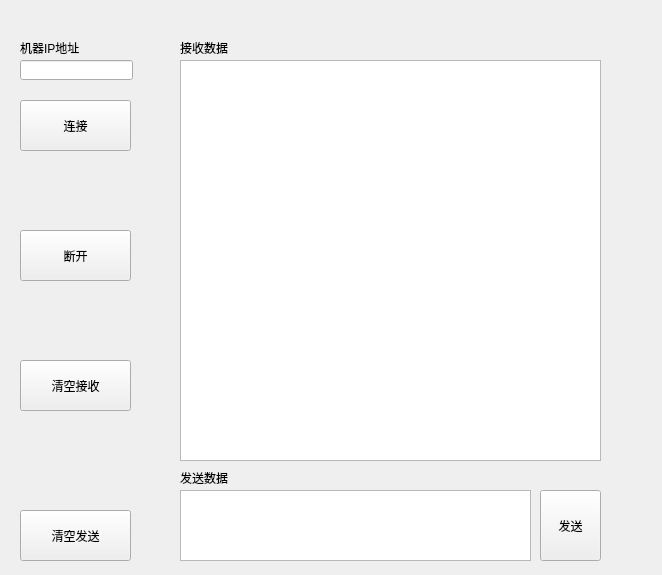
<?xml version="1.0" encoding="UTF-8"?>
<ui version="4.0">
 <class>MainWindow</class>
 <widget class="QMainWindow" name="MainWindow">
  <property name="geometry">
   <rect>
    <x>0</x>
    <y>0</y>
    <width>662</width>
    <height>575</height>
   </rect>
  </property>
  <property name="windowTitle">
   <string>MainWindow</string>
  </property>
  <widget class="QWidget" name="centralWidget">
   <widget class="QLineEdit" name="lineEdit_IP_add">
    <property name="geometry">
     <rect>
      <x>20</x>
      <y>60</y>
      <width>113</width>
      <height>20</height>
     </rect>
    </property>
   </widget>
   <widget class="QLabel" name="label">
    <property name="geometry">
     <rect>
      <x>20</x>
      <y>40</y>
      <width>111</width>
      <height>16</height>
     </rect>
    </property>
    <property name="text">
     <string>机器IP地址</string>
    </property>
   </widget>
   <widget class="QTextEdit" name="textEdit_Receive">
    <property name="geometry">
     <rect>
      <x>180</x>
      <y>60</y>
      <width>421</width>
      <height>401</height>
     </rect>
    </property>
   </widget>
   <widget class="QLabel" name="label_2">
    <property name="geometry">
     <rect>
      <x>180</x>
      <y>40</y>
      <width>81</width>
      <height>16</height>
     </rect>
    </property>
    <property name="text">
     <string>接收数据</string>
    </property>
   </widget>
   <widget class="QPushButton" name="pushButton_Connect">
    <property name="geometry">
     <rect>
      <x>20</x>
      <y>100</y>
      <width>111</width>
      <height>51</height>
     </rect>
    </property>
    <property name="text">
     <string>连接</string>
    </property>
   </widget>
   <widget class="QPushButton" name="pushButton_interrupt">
    <property name="geometry">
     <rect>
      <x>20</x>
      <y>230</y>
      <width>111</width>
      <height>51</height>
     </rect>
    </property>
    <property name="text">
     <string>断开</string>
    </property>
   </widget>
   <widget class="QTextEdit" name="textEdit_Send">
    <property name="geometry">
     <rect>
      <x>180</x>
      <y>490</y>
      <width>351</width>
      <height>71</height>
     </rect>
    </property>
   </widget>
   <widget class="QPushButton" name="pushButton_Send">
    <property name="geometry">
     <rect>
      <x>540</x>
      <y>490</y>
      <width>61</width>
      <height>71</height>
     </rect>
    </property>
    <property name="text">
     <string>发送</string>
    </property>
   </widget>
   <widget class="QLabel" name="label_3">
    <property name="geometry">
     <rect>
      <x>180</x>
      <y>470</y>
      <width>81</width>
      <height>16</height>
     </rect>
    </property>
    <property name="text">
     <string>发送数据</string>
    </property>
   </widget>
   <widget class="QPushButton" name="pushButton_4">
    <property name="geometry">
     <rect>
      <x>20</x>
      <y>360</y>
      <width>111</width>
      <height>51</height>
     </rect>
    </property>
    <property name="text">
     <string>清空接收</string>
    </property>
   </widget>
   <widget class="QPushButton" name="pushButton_5">
    <property name="geometry">
     <rect>
      <x>20</x>
      <y>510</y>
      <width>111</width>
      <height>51</height>
     </rect>
    </property>
    <property name="text">
     <string>清空发送</string>
    </property>
   </widget>
  </widget>
 </widget>
 <resources/>
 <connections>
  <connection>
   <sender>pushButton_4</sender>
   <signal>clicked()</signal>
   <receiver>textEdit_Receive</receiver>
   <slot>clear()</slot>
   <hints>
    <hint type="sourcelabel">
     <x>104</x>
     <y>382</y>
    </hint>
    <hint type="destinationlabel">
     <x>186</x>
     <y>358</y>
    </hint>
   </hints>
  </connection>
  <connection>
   <sender>pushButton_5</sender>
   <signal>clicked()</signal>
   <receiver>textEdit_Send</receiver>
   <slot>clear()</slot>
   <hints>
    <hint type="sourcelabel">
     <x>109</x>
     <y>535</y>
    </hint>
    <hint type="destinationlabel">
     <x>182</x>
     <y>535</y>
    </hint>
   </hints>
  </connection>
 </connections>
</ui>
